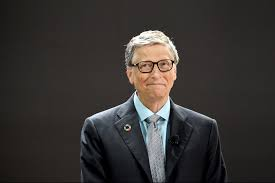
#> input picture people/Bill_Gates/result10.png, 275 x 183 px, found by its file name; its folder holds only this picture in this run
$ python create_train.py
#> lines starting #> are read from the running program, lines starting #| are printed output that depends on the picture
import os
import cv2 as cv
import numpy as np

people = ['Bill_Gates','Elon_Musk','Greta_Thunberg','J_K_Rowling','Tom_Cruise']

DIR = r'/home/andrei/Desktop/recognizer/people'

features = list()
labels = list()

haar_cascade = cv.CascadeClassifier('haar_face.xml')

def create_train():
	for person in people:
		path = os.path.join(DIR,person)
		label = people.index(person)

		for img in os.listdir(path):
			img_path = os.path.join(path, img)

			img_array = cv.imread(img_path)
#> img_array is the input picture: shape (183, 275, 3); mean B, G, R 50.3, 52.4, 56
			gray = cv.cvtColor(img_array,cv.COLOR_BGR2GRAY)
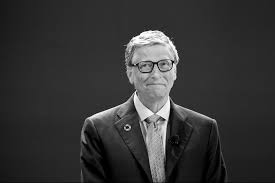
#> gray: shape (183, 275); min 0, max 255, mean 53.2
			faces_rect = haar_cascade.detectMultiScale(gray, scaleFactor = 1.2, minNeighbors = 4)
#> faces_rect = [[133, 46, 50, 50]]

			for (x,y,w,h) in faces_rect:
				face_region = gray[y:y+h,x:x+w]
				features.append(face_region)
				labels.append(label)
#> this loop made 1 pass
#> pass 1, in create_train, `face_region = gray[y:y+h,x:x+w]`:
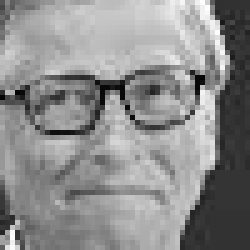
#> face_region: shape (50, 50) (shown 5 times larger); min 4, max 254, mean 140.3
#> after the loop, features = 1 item; labels = [0]
#> pass 2 of the loop in create_train, `for person in people:`:
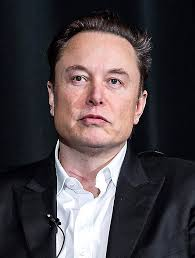
#> input picture people/Elon_Musk/result0.png, 195 x 258 px, found by its file name
#> in create_train, img_array is the input picture: shape (258, 195, 3); mean B, G, R 70.9, 67.6, 75.8
#> in create_train, `gray = cv.cvtColor(img_array,cv.COLOR_BGR2GRAY)`:
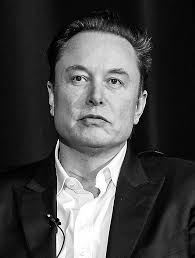
#> gray: shape (258, 195); min 0, max 255, mean 70.4
#> faces_rect = [[40, 35, 113, 113]]
#> the loop in create_train, `for (x,y,w,h) in faces_rect:` made 1 pass
#> pass 1, in create_train, `face_region = gray[y:y+h,x:x+w]`:
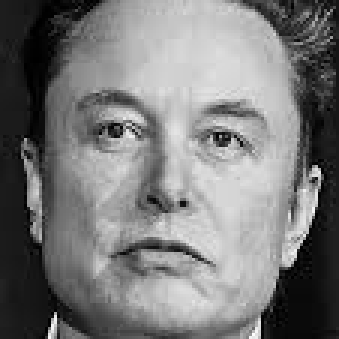
#> face_region: shape (113, 113) (shown 3 times larger); min 0, max 254, mean 121.2
#> after the loop in create_train, `for (x,y,w,h) in faces_rect:`: features = 2 items; labels = [0, 1]
#> (the run stopped early here; a loop or call above may not have finished)
